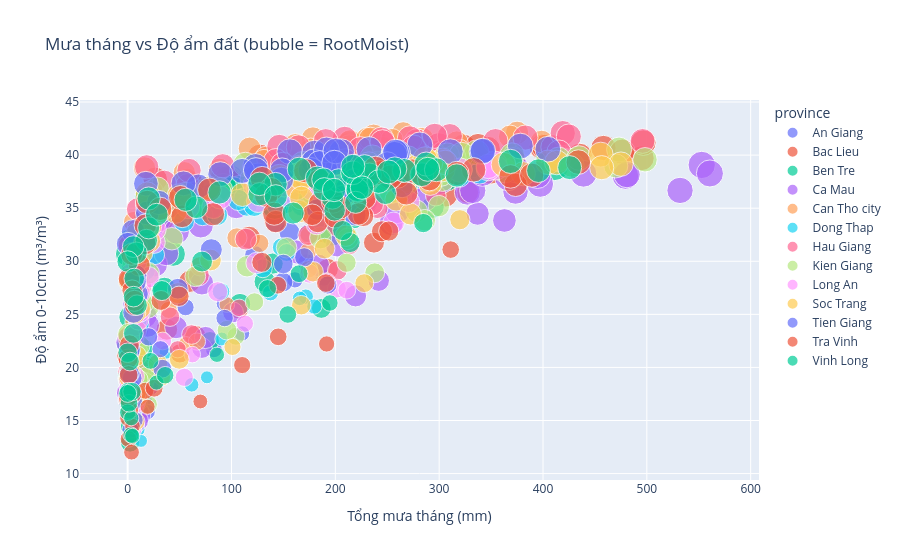

Write notebook code for a chart like this one.
### Markdown cell above
## ti le mua theo thang va do am cua dat

### Code cell
monthly_combined = (
    combined.groupby([pd.Grouper(level="date", freq="M"), "province"])
    .agg(
        {"precipitation": "sum", "SoilMoi0_10cm_inst": "mean", "RootMoist_inst": "mean"}
    )
    .reset_index()
)
fig = px.scatter(
    monthly_combined,
    x="precipitation",
    y="SoilMoi0_10cm_inst",
    color="province",
    size="RootMoist_inst",
    hover_data=["province", "date"],
    title="Mưa tháng vs Độ ẩm đất (bubble = RootMoist)",
)
fig.update_layout(xaxis_title="Tổng mưa tháng (mm)", yaxis_title="Độ ẩm 0-10cm (m³/m³)")
fig.show()
